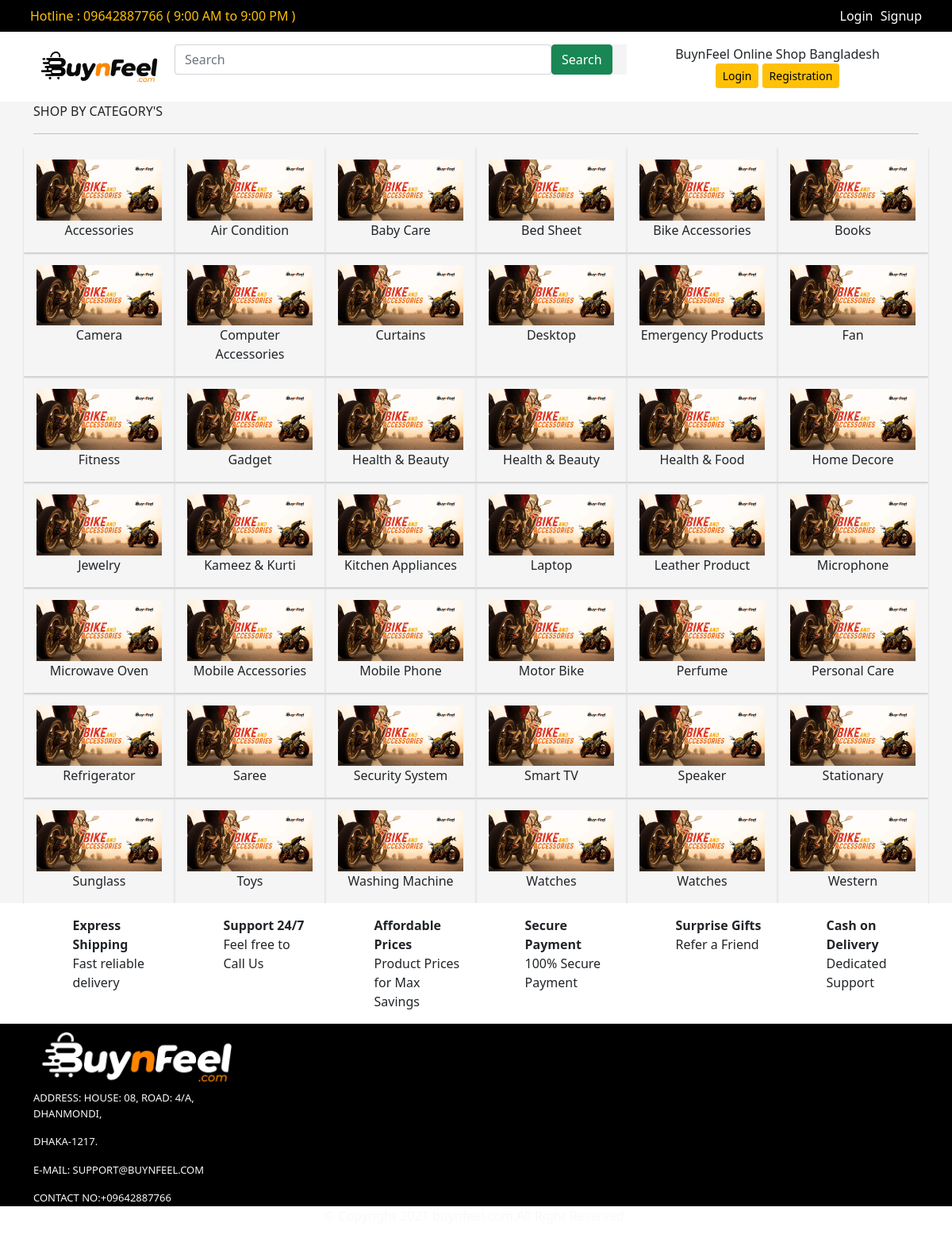
/user/?page=allCat, run on the app's committed database.
### tables this page shows
CREATE TABLE `category_info` (
  `id` varchar(10) NOT NULL,
  `item_id` varchar(10) DEFAULT NULL,
  `category_name` varchar(255) DEFAULT NULL,
  PRIMARY KEY (`id`)
);

### database/connect.php (called while the page is built, shortened)
<?php
class database {
    public $servername="localhost";
	public $username="root";
	public $pass="";
	public $db_name="onlineshopping";
	public $link;
	private function db_connect()
	{
		$this->link= new mysqli($this->servername,$this->username,$this->pass,$this->db_name) or die ("Database Connection failed!".$this->link->error."(".$this->link->errno.")");
	}
}
?>

### User/allCategories.php (the view)
<div class="container-fluid " style="background: #f5f5f5;">
		<div class="container" style="background: #f5f5f5;">
		<span style="float: left; clear: right;">SHOP BY CATEGORY'S</span>
        <br>
        <hr>
			<div class="row">
				<?php  $sql=$db->link->query("SELECT * FROM `category_info` ORDER BY `category_name` ASC ");
						 if($sql)
						 	{
						 	while($fetch_item=$sql->fetch_object())
						 		{
						 	?>
								<div class="col-md-2 col-6 p-3 text-center" style="box-shadow: 0px 2px 2px #ccc;">
									<img src="../img/50.jpg" class="img-fluid"> <br>
									<label><?php echo $fetch_item->category_name;?></label>
								</div>
									<?php
								}
							}
			?>
			</div>
		</div>
</div>

### data on the page
category_info: category_name "Accessories"
category_info: category_name "Air Condition"
category_info: category_name "Baby Care"
category_info: category_name "Bed Sheet"
category_info: category_name "Bike Accessories"
category_info: category_name "Books"
category_info: category_name "Camera"
category_info: category_name "Computer Accessories"
category_info: category_name "Curtains"
category_info: category_name "Desktop"
category_info: category_name "Emergency Products"
category_info: category_name "Fan"
category_info: category_name "Fitness"
category_info: category_name "Gadget"
category_info: category_name "Health & Beauty"
category_info: category_name "Health & Beauty"
category_info: category_name "Health & Food"
category_info: category_name "Home Decore"
category_info: category_name "Jewelry"
category_info: category_name "Kameez & Kurti"
category_info: category_name "Kitchen Appliances"
category_info: category_name "Laptop"
category_info: category_name "Leather Product"
category_info: category_name "Microphone"
category_info: category_name "Microwave Oven"
category_info: category_name "Mobile Accessories"
category_info: category_name "Mobile Phone"
category_info: category_name "Motor Bike"
category_info: category_name "Perfume"
category_info: category_name "Personal Care"
category_info: category_name "Refrigerator"
category_info: category_name "Saree"
category_info: category_name "Security System"
category_info: category_name "Smart TV"
category_info: category_name "Speaker"
category_info: category_name "Stationary"
category_info: category_name "Sunglass"
category_info: category_name "Toys"
category_info: category_name "Washing Machine"
category_info: category_name "Watches"
category_info: category_name "Watches"
category_info: category_name "Western"
